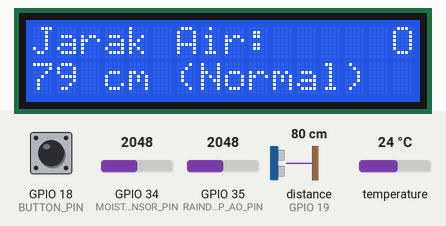
Simulated run of this sketch. Board: ESP32. On the bench: 16×2 character LCD. Wiring (inferred from the names in the program): ultrasonic range finder: trigger GPIO 23; echo GPIO 19. The inputs (shaded band) are chosen by the test bench; at power-on: distance to the obstacle (sensor on GPIO 19) 80 cm, GPIO 18 (BUTTON_PIN) HIGH, GPIO 34 (MOISTURE_SENSOR_PIN) = 2048, GPIO 35 (RAINDROP_AO_PIN) = 2048, temperature 24 °C (analog values on the 0–4095 scale). The echo pulse lasts 58.3 µs per cm; WiFi joins after 1.5 s; servers stay silent unless stated; uploads are accepted with an empty reply; what the sketch prints to the serial monitor is not drawn.

Above: at 7.2 s.
7.3 s: distance to the obstacle (sensor on GPIO 19) set to 22 cm
At 12.5 s:
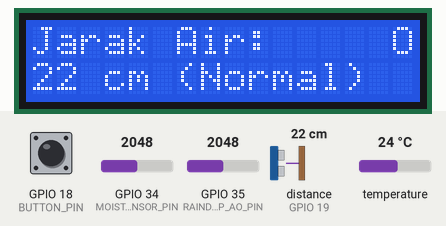
13.4 s: distance to the obstacle (sensor on GPIO 19) set to 19 cm
At 17.7 s:
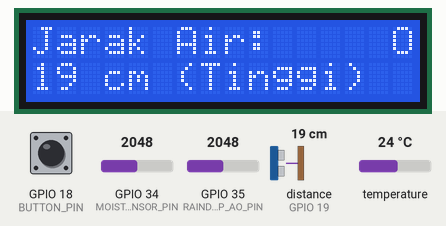
18.1 s: GPIO 18 (BUTTON_PIN) pulled LOW for 0.15 s
At 18.8 s:
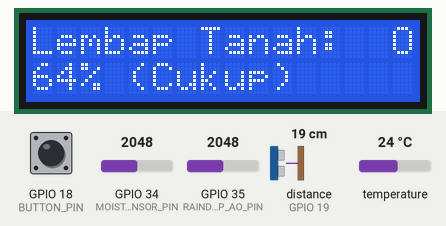
19.7 s: GPIO 34 (MOISTURE_SENSOR_PIN) set to 1546
At 22.7 s:
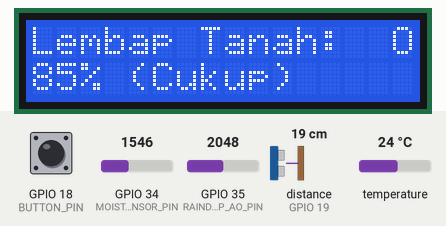
23.1 s: GPIO 34 (MOISTURE_SENSOR_PIN) set to 1441
At 27.5 s:
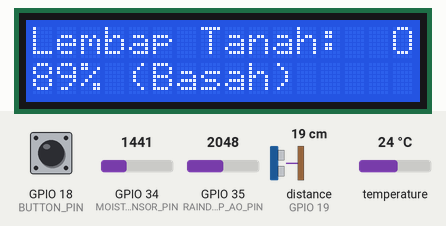
28.4 s: GPIO 34 (MOISTURE_SENSOR_PIN) set to 3040
At 32.8 s:
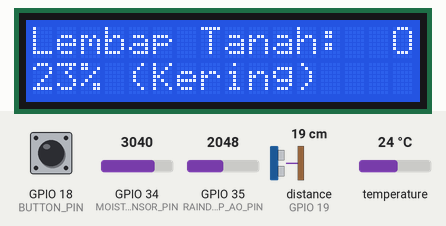
Timing chart, 0 to 34.3 s (numbered marks = the images above; inputs shaded):
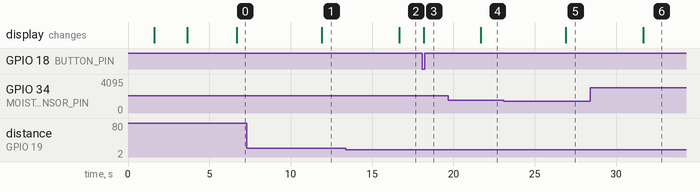

Measured:
- the behaviour switches between 21 and 20 cm on distance to the obstacle (sensor on GPIO 19) (found by bisection; images 1 and 2)
- the behaviour switches between 1501 and 1500 on GPIO 34 (MOISTURE_SENSOR_PIN) (found by bisection; images 4 and 5)
- after the input at 7.3 s, the display: changes after 4.6 s (image 1)
- after the input at 13.4 s, the display: changes after 3.3 s (image 2)
- after the input at 18.1 s, the display: changes after 0.08 s (image 3)
- after the input at 19.7 s, the display: changes after 2.0 s (image 4)
- after the input at 23.1 s, the display: changes after 3.8 s (image 5)
- after the input at 28.4 s, the display: changes after 3.3 s (image 6)

The sketch:

iot_sensor.ino
```cpp
/***** LIBRARIES *****/
#include <WiFi.h>
#include <OneWire.h>
#include <DallasTemperature.h>
#include <Wire.h>
#include <LiquidCrystal_I2C.h>
#include <HTTPClient.h>
#include <ArduinoJson.h>
#include <Ticker.h>

/***** WIFI *****/
char ssid[] = "YOUR_WIFI_SSID";  // Ganti dengan SSID WiFi Anda
char pass[] = "YOUR_WIFI_PASSWORD";  // Ganti dengan password WiFi Anda

/***** WEB SERVER CONFIG *****/
// Ganti dengan URL server Anda. Pastikan ini mengarah ke receive_data.php
// Contoh: "http://yourdomain.com/api/receive_data.php" atau "http://192.168.1.100/api/receive_data.php"
const String API_URL = "https://iotmonitoringbycodev.my.id/api/receive_data.php";
const uint32_t SENSOR_READ_INTERVAL_MS = 5000;  // Baca sensor setiap 5 detik
const uint32_t WEB_UPDATE_INTERVAL_MS = 10000; // Kirim data ke web setiap 10 detik

// Device Configuration (INI AKAN DI-GENERATE OLEH WEBSITE SAAT MENAMBAH DEVICE BARU)
// Ganti nilai-nilai ini dengan yang dihasilkan oleh fitur "Tambah Device" di dashboard
const String DEVICE_ID = "DEVICE_TEST"; // Contoh: "ESP32_SAWIT_01"
const String DEVICE_NAME = "Sensor Test"; // Contoh: "Sensor Area Utara"
const String LOCATION = "Area Test"; // Contoh: "Kebun Blok A"
const String API_KEY = "b0ad8d4bc79e03f8795f0890b0d4aebe652a20b63256cea2c9866d32f1c7fcf0"; // API Key unik untuk device ini

/***** PIN DEFINITIONS *****/
#define TRIG_PIN 23
#define ECHO_PIN 19
#define MOISTURE_SENSOR_PIN 34
#define ONE_WIRE_BUS 4
#define RAINDROP_AO_PIN 35
#define BUTTON_PIN 18 // Contoh pin untuk tombol navigasi LCD

/***** LCD I2C *****/
// Sesuaikan alamat I2C jika 0x27 tidak berfungsi (umumnya 0x3F atau 0x27)
LiquidCrystal_I2C lcd(0x27, 16, 2);

/***** OBJECTS *****/
OneWire oneWire(ONE_WIRE_BUS);
DallasTemperature sensors(&oneWire);
Ticker ticker; // Untuk penjadwalan pembacaan sensor

/***** VARIABEL GLOBAL SENSOR *****/
long  duration;
int   distance        = -1; // -1 menandakan error atau tidak ada data
String distanceStatus = "Unknown";

int   moistureValue   = 0;
int   soilPct         = 0; // Persentase kelembaban tanah (0-100)
String moistureStatus = "Unknown";

float temperature     = DEVICE_DISCONNECTED_C; // DEVICE_DISCONNECTED_C dari DallasTemperature library
String temperatureStatus = "Unknown";

int   rd_adc    = 0; // Pembacaan analog dari sensor hujan
int   rd_wetPct = 0; // Persentase kebasahan hujan (0-100)
String rd_klas = "Unknown"; // Klasifikasi status hujan

/***** LAYAR LCD *****/
int currentScreen = 0;
const int TOTAL_SCREENS = 4; // Jumlah layar informasi yang akan ditampilkan

/***** TOMBOL (debounce) *****/
int lastStableState = HIGH;
int lastReading     = HIGH;
unsigned long lastDebounceTime = 0;
const unsigned long debounceDelay = 50; // Waktu debounce untuk tombol

/***** RainDrop Calibration *****/
// Sesuaikan nilai ini berdasarkan kalibrasi sensor hujan Anda
// RD_ADC_MAX adalah nilai analog maksimum (4095 untuk ESP32 12-bit ADC)
// rd_thresholdWet adalah nilai ADC saat sensor basah (misal: 2000)
// rd_thresholdDry adalah nilai ADC saat sensor kering (misal: 3850)
const int   RD_ADC_MAX      = 4095;
const int   RD_WET_ANALOG_READING = 2000; // Analog reading when sensor is wet (lower value)
const int   RD_DRY_ANALOG_READING = 3850; // Analog reading when sensor is dry (higher value)

/***** LCD AUTO SLEEP CONFIG *****/
#define LCD_SLEEP_TIMEOUT_MS   30000UL // LCD akan mati setelah 30 detik tidak ada interaksi
bool lcdAwake = true;
unsigned long lastUserActionMs = 0;
unsigned long lastWebUpdate = 0; // Waktu terakhir data dikirim ke web

/***** FUNCTION PROTOTYPES *****/
// Deklarasi fungsi agar bisa dipanggil sebelum definisinya
void sampleSensors();
void sendDataToWebServer();
void updateLCD();
void lcdSleep();
void lcdWake(bool refreshNow);
int readAnalogMedian(int pin, int samples);
String classifyMoisture(int moisture);
String getDistanceStatus(int d);
String getTemperatureStatus(float t);
String getRainStatus(int rainPercentage);
int rd_wetPercentFromADC(int adc, int dryHigh, int wetLow);


/***** UTILITIES *****/
// Membaca nilai analog beberapa kali dan mengambil median untuk stabilitas
int readAnalogMedian(int pin, int samples=11) {
  samples = constrain(samples, 3, 15); // Batasi jumlah sampel
  int buf[15];
  for (int i = 0; i < samples; i++) buf[i] = analogRead(pin);
  // Urutkan array
  for (int i = 1; i < samples; i++) {
    int k = buf[i], j = i - 1;
    while (j >= 0 && buf[j] > k) { buf[j+1] = buf[j]; j--; }
    buf[j+1] = k;
  }
  return buf[samples/2]; // Ambil nilai tengah (median)
}

// Mengklasifikasikan kelembaban tanah berdasarkan nilai analog
String classifyMoisture(int moisture) {
  // Sesuaikan ambang batas ini berdasarkan kalibrasi sensor Anda
  // Nilai analog yang lebih rendah = lebih basah, nilai analog yang lebih tinggi = lebih kering
  if (moisture > 3000)      return "Kering";
  else if (moisture > 1500) return "Cukup";
  else                      return "Basah";
}

// Mengklasifikasikan status jarak air
String getDistanceStatus(int d) {
  if (d < 0)         return "Error"; // Jika -1, berarti error
  else if (d < 20)   return "Tinggi"; // Air tinggi (jarak kecil)
  else if (d < 80)   return "Normal";
  else               return "Rendah"; // Air rendah (jarak besar)
}

// Mengklasifikasikan status suhu udara
String getTemperatureStatus(float t) {
  if (t == DEVICE_DISCONNECTED_C) return "Error"; // Jika sensor tidak terhubung
  else if (t < 20)       return "Dingin";
  else if (t < 30)       return "Normal";
  else                   return "Panas";
}

// Mengklasifikasikan status hujan berdasarkan persentase kebasahan
String getRainStatus(int rainPercentage) {
  // rainPercentage: 0 = kering, 100 = basah/hujan
  if (rainPercentage < 10) return "Kering";
  else if (rainPercentage < 50) return "Gerimis";
  else return "Hujan";
}

// Mengkonversi pembacaan ADC sensor hujan ke persentase kebasahan
int rd_wetPercentFromADC(int adc, int dryHigh, int wetLow){
  adc    = constrain(adc, 0, RD_ADC_MAX); // Batasi nilai ADC dalam rentang valid
  wetLow = constrain(wetLow, 0, dryHigh-1); // Pastikan wetLow lebih kecil dari dryHigh
  long num = (long)(dryHigh - adc) * 100L;
  long den = (long)(dryHigh - wetLow);
  int pct  = (int)(num / den);
  return constrain(pct, 0, 100); // Batasi persentase antara 0 dan 100
}

/***** LCD POWER HELPERS *****/
void lcdSleep() {
  if (!lcdAwake) return; // Jika sudah tidur, jangan lakukan apa-apa
  lcdAwake = false;
  lcd.noBacklight(); // Matikan backlight
  Serial.println("[LCD] sleep");
}

void lcdWake(bool refreshNow) {
  if (lcdAwake) { // Jika sudah bangun, cukup perbarui waktu interaksi terakhir
    lastUserActionMs = millis();
    return;
  }
  lcdAwake = true;
  lcd.backlight(); // Nyalakan backlight
  lastUserActionMs = millis(); // Perbarui waktu interaksi terakhir
  Serial.println("[LCD] wake");
  if (refreshNow) lcd.clear(); // Bersihkan layar jika diminta
}

/***** KIRIM DATA KE WEB *****/
void sendDataToWebServer() {
  if (WiFi.status() != WL_CONNECTED) {
    Serial.println("WiFi not connected, skipping web update");
    return;
  }

  Serial.println("Sending data to server...");

  HTTPClient http;
  http.begin(API_URL);
  http.addHeader("Content-Type", "application/json");
  http.addHeader("X-API-Key", API_KEY); // Tambahkan API Key
  http.setTimeout(10000);  // Timeout 10 detik

  // Buat payload JSON
  StaticJsonDocument<512> doc; // Ukuran dokumen JSON, sesuaikan jika data lebih besar
  doc["device_id"] = DEVICE_ID;
  doc["device_name"] = DEVICE_NAME;
  doc["device_location"] = LOCATION;
  doc["distance"] = distance;
  doc["soil_moisture"] = soilPct;
  doc["temperature"] = temperature;
  doc["rain_percentage"] = rd_wetPct;
  doc["wifi_signal"] = WiFi.RSSI(); // Kekuatan sinyal WiFi
  doc["free_heap"] = ESP.getFreeHeap(); // Memori bebas ESP32
  doc["firmware_version"] = "2.0.0"; // Versi firmware device

  String jsonString;
  serializeJson(doc, jsonString); // Serialisasi JSON ke string

  Serial.println("JSON Data: " + jsonString);

  int httpResponseCode = http.POST(jsonString); // Kirim permintaan POST

  if (httpResponseCode > 0) { // Jika kode respons positif (misal: 200 OK)
    String response = http.getString(); // Ambil respons dari server
    Serial.println("HTTP Response Code: " + String(httpResponseCode));
    Serial.println("Response: " + response);
    if (httpResponseCode == 200) {
      Serial.println("Data sent successfully!");
    } else {
      Serial.println("Server error: " + String(httpResponseCode));
    }
  } else { // Jika ada error koneksi
    Serial.println("Connection failed. Error: " + String(httpResponseCode));
  }

  http.end(); // Tutup koneksi HTTP
}

/***** LCD UPDATE *****/
void updateLCD() {
  if(!lcdAwake) return; // Jangan update jika LCD sedang tidur
  lcd.clear();
  lcd.setCursor(0, 0);
  switch (currentScreen) {
    case 0: // Layar Jarak Air
      lcd.print("Jarak Air:");
      lcd.setCursor(0, 1);
      if (distance < 0) lcd.print("Error!");
      else { lcd.print(distance); lcd.print(" cm ("); lcd.print(distanceStatus); lcd.print(")"); }
      break;
    case 1: // Layar Kelembaban Tanah
      lcd.print("Lembap Tanah:");
      lcd.setCursor(0, 1);
      lcd.print(soilPct); lcd.print("% ("); lcd.print(moistureStatus); lcd.print(")");
      break;
    case 2: // Layar Suhu Udara
      lcd.print("Suhu Udara:");
      lcd.setCursor(0, 1);
      if (temperature != DEVICE_DISCONNECTED_C) {
        lcd.print(temperature, 1); lcd.print("C ("); lcd.print(temperatureStatus); lcd.print(")");
      } else lcd.print("Error!");
      break;
    case 3: // Layar Status Hujan
      lcd.print("Status Hujan:");
      lcd.setCursor(0, 1);
      lcd.print(rd_wetPct); lcd.print("% ("); lcd.print(rd_klas); lcd.print(")");
      break;
  }
  // Tampilkan status WiFi di pojok kanan atas LCD
  lcd.setCursor(15, 0);
  if (WiFi.status() == WL_CONNECTED) {
    lcd.print("O"); // 'O' untuk Online
  } else {
    lcd.print("X"); // 'X' untuk Offline
  }
}

/***** SENSOR READING *****/
void sampleSensors() {
  Serial.println("Reading sensors...");

  // Baca sensor ultrasonik (Jarak Air)
  digitalWrite(TRIG_PIN, LOW);
  delayMicroseconds(5);
  digitalWrite(TRIG_PIN, HIGH);
  delayMicroseconds(10);
  digitalWrite(TRIG_PIN, LOW);
  duration = pulseIn(ECHO_PIN, HIGH, 30000UL); // Timeout 30ms

  if (duration == 0) {
    distance = -1; // Tandai sebagai error
  } else {
    distance = (int)(duration * 0.0343f / 2.0f); // Hitung jarak dalam cm
  }
  distanceStatus = getDistanceStatus(distance);

  // Baca sensor kelembaban tanah
  moistureValue = readAnalogMedian(MOISTURE_SENSOR_PIN, 11); // Baca nilai analog
  // Konversi nilai analog ke persentase (0-100)
  // Sesuaikan pemetaan ini berdasarkan kalibrasi sensor Anda
  soilPct = map(constrain(moistureValue, 1200, 3600), 3600, 1200, 0, 100);
  soilPct = constrain(soilPct, 0, 100);
  moistureStatus = classifyMoisture(moistureValue);

  // Baca sensor hujan
  rd_adc = readAnalogMedian(RAINDROP_AO_PIN, 11); // Baca nilai analog
  // Konversi nilai analog ke persentase kebasahan
  rd_wetPct = rd_wetPercentFromADC(rd_adc, RD_DRY_ANALOG_READING, RD_WET_ANALOG_READING);
  rd_klas = getRainStatus(rd_wetPct);

  // Baca sensor suhu (DS18B20)
  sensors.requestTemperatures(); // Minta pembacaan suhu
  float t = sensors.getTempCByIndex(0); // Ambil suhu dari sensor pertama
  if (t == DEVICE_DISCONNECTED_C) {
    temperature = DEVICE_DISCONNECTED_C; // Tandai sebagai error
  } else {
    temperature = t;
  }
  temperatureStatus = getTemperatureStatus(temperature);

  // Cetak pembacaan sensor ke Serial Monitor
  Serial.println("=== " + String(DEVICE_ID) + " Sensor Readings ===");
  Serial.println("Distance: " + String(distance) + " cm (" + distanceStatus + ")");
  Serial.println("Soil Moisture: " + String(soilPct) + "% (" + moistureStatus + ")");
  Serial.println("Temperature: " + String(temperature) + "°C (" + temperatureStatus + ")");
  Serial.println("Rain: " + String(rd_wetPct) + "% (" + rd_klas + ")");
  Serial.println("WiFi Signal: " + String(WiFi.RSSI()) + " dBm");
  Serial.println("Free Heap: " + String(ESP.getFreeHeap()) + " bytes");

  // Kirim data ke web server jika sudah waktunya
  if (millis() - lastWebUpdate >= WEB_UPDATE_INTERVAL_MS) {
    sendDataToWebServer();
    lastWebUpdate = millis();
  }

  // Perbarui tampilan LCD
  if (lcdAwake) updateLCD();
}

/***** SETUP *****/
void setup() {
  Serial.begin(115200);
  Serial.println("=== IoT Kelapa Sawit Monitor ===");
  Serial.println("Device ID: " + String(DEVICE_ID));
  Serial.println("Device Name: " + String(DEVICE_NAME));
  Serial.println("Location: " + String(LOCATION));

  // Inisialisasi LCD I2C
  Wire.begin();
  lcd.init();
  lcd.backlight();
  lcd.setCursor(0, 0);
  lcd.print(DEVICE_NAME);
  lcd.setCursor(0, 1);
  lcd.print("Menyambung...");

  // Konfigurasi pin
  pinMode(TRIG_PIN, OUTPUT);
  pinMode(ECHO_PIN, INPUT);
  pinMode(BUTTON_PIN, INPUT_PULLUP); // Gunakan INPUT_PULLUP untuk tombol

  // Inisialisasi sensor DS18B20
  sensors.begin();
  sensors.setWaitForConversion(false); // Non-blocking conversion

  // Konfigurasi ADC ESP32
  analogReadResolution(12); // Resolusi ADC 12-bit (0-4095)
  analogSetPinAttenuation(MOISTURE_SENSOR_PIN, ADC_11db); // Atur atenuasi untuk rentang penuh 0-3.3V
  analogSetPinAttenuation(RAINDROP_AO_PIN, ADC_11db);
  pinMode(MOISTURE_SENSOR_PIN, INPUT);
  pinMode(RAINDROP_AO_PIN, INPUT);

  // Sambungkan ke WiFi
  Serial.println("Connecting to WiFi: " + String(ssid));
  WiFi.begin(ssid, pass);

  int wifiAttempts = 0;
  while (WiFi.status() != WL_CONNECTED && wifiAttempts < 30) { // Coba 30 kali (15 detik)
    delay(500);
    Serial.print(".");
    wifiAttempts++;
  }

  if (WiFi.status() == WL_CONNECTED) {
    Serial.println();
    Serial.println("WiFi connected successfully!");
    Serial.println("IP address: " + WiFi.localIP().toString());
    Serial.println("Signal strength: " + String(WiFi.RSSI()) + " dBm");
    lcd.setCursor(0, 1);
    lcd.print("WiFi OK         ");
  } else {
    Serial.println();
    Serial.println("WiFi connection failed!");
    lcd.setCursor(0, 1);
    lcd.print("WiFi GAGAL      ");
  }

  // Mulai pembacaan sensor secara periodik menggunakan Ticker
  ticker.attach_ms(SENSOR_READ_INTERVAL_MS, sampleSensors);

  delay(2000); // Tunggu sebentar sebelum memulai loop
  lcd.clear();
  lcdAwake = true;
  lastUserActionMs = millis(); // Set waktu interaksi terakhir

  Serial.println("Setup completed. Starting monitoring...");
}

/***** LOOP *****/
void loop() {
  // Logika debounce untuk tombol
  int reading = digitalRead(BUTTON_PIN);
  if (reading != lastReading) {
    lastDebounceTime = millis();
  }

  if ((millis() - lastDebounceTime) > debounceDelay) {
    if (reading != lastStableState) {
      lastStableState = reading;
      if (lastStableState == LOW) { // Tombol ditekan (LOW karena INPUT_PULLUP)
        lastUserActionMs = millis(); // Perbarui waktu interaksi terakhir
        if (!lcdAwake) { // Jika LCD tidur, bangunkan dan perbarui layar
          lcdWake(true);
          updateLCD();
        } else { // Jika LCD sudah bangun, ganti layar
          currentScreen = (currentScreen + 1) % TOTAL_SCREENS;
          updateLCD();
        }
        Serial.print("BTN -> screen ");
        Serial.println(currentScreen);
      }
    }
  }
  lastReading = reading;

  // Logika auto-sleep LCD
  if (lcdAwake && (millis() - lastUserActionMs >= LCD_SLEEP_TIMEOUT_MS)) {
    lcdSleep();
  }

  // Periksa koneksi WiFi secara periodik (jika terputus, coba sambung ulang)
  if (WiFi.status() != WL_CONNECTED) {
    Serial.println("WiFi disconnected. Attempting to reconnect...");
    WiFi.reconnect();
    // Anda bisa menambahkan delay di sini atau logika lain untuk mencegah spam reconnect
    delay(1000);
  }
}
```
